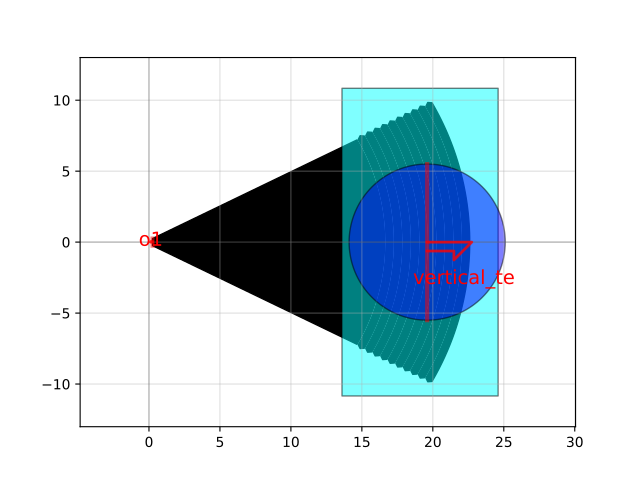

Write the Python code that produced this figure.
import gdsfactory as gf

c = gf.components.grating_coupler_elliptical_arbitrary(gaps=[0.1, 0.1, 0.1, 0.1, 0.1, 0.1, 0.1, 0.1, 0.1, 0.1], widths=[0.5, 0.5, 0.5, 0.5, 0.5, 0.5, 0.5, 0.5, 0.5, 0.5], taper_length=16.6, taper_angle=60.0, wavelength=1.554, fiber_angle=15.0, neff=2.638, nclad=1.443, layer_slab='SLAB150', slab_xmin=-3.0, polarization='te', fiber_marker_width=11.0, fiber_marker_layer='TE', spiked=True, bias_gap=0, cross_section='strip')
c.plot()
